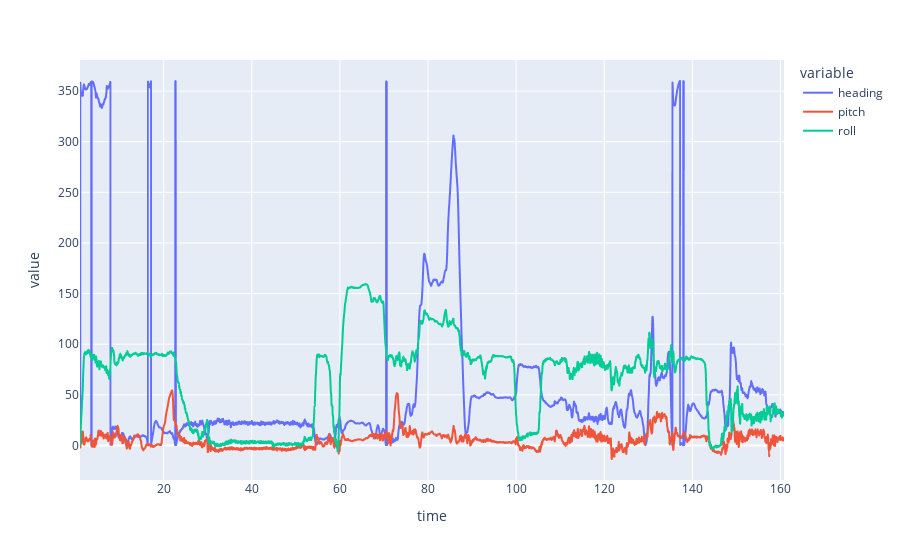

Notebook code cell kept with this figure:
### Markdown cell above
### Design the State Variables

For our robot we will maintain the position and orientation:

$$\mathbf x = \begin{bmatrix}x & \dot x &  \ddot{x} & y & \dot y &  \ddot{y} \end{bmatrix}^\mathsf{T}$$

I could include velocities into this model, but as you will see the math will already be quite challenging.

The control input $\mathbf{u}$ is the commanded velocity and steering angle

$$\mathbf{u} = \begin{bmatrix}v & \alpha\end{bmatrix}^\mathsf{T}$$

### Code cell
mpudf = pd.DataFrame(data=[np.asarray(el.split(), dtype=np.float64) for el in mdf.query("tag == 'mpu9250' and type == 4").text],
                    index = mdf.query("tag == 'mpu9250' and type == 4").time/1000,
                    columns=["heading", "pitch", "roll"])
#mpudf['heading'] += 90 - 360*(mpudf['heading']+90>360)
px.line(mpudf)

### Figure 1 — Plotly figure (JSON) as saved in the notebook; plotly's stock layout.template omitted (floating-point values rounded to 4 significant figures; data arrays with more than 128 entries replaced by an {"elided": "..."} marker saying what was removed)
{"data": [{"hovertemplate": "variable=heading<br>time=%{x}<br>value=%{y}<extra></extra>", "legendgroup": "heading", "line": {"color": "#636efa", "dash": "solid"}, "mode": "lines", "name": "heading", "showlegend": true, "type": "scattergl", "x": {"elided": "3997 float values"}, "xaxis": "x", "y": {"elided": "3997 float values"}, "yaxis": "y"}, {"hovertemplate": "variable=pitch<br>time=%{x}<br>value=%{y}<extra></extra>", "legendgroup": "pitch", "line": {"color": "#EF553B", "dash": "solid"}, "mode": "lines", "name": "pitch", "showlegend": true, "type": "scattergl", "x": {"elided": "3997 float values"}, "xaxis": "x", "y": {"elided": "3997 float values"}, "yaxis": "y"}, {"hovertemplate": "variable=roll<br>time=%{x}<br>value=%{y}<extra></extra>", "legendgroup": "roll", "line": {"color": "#00cc96", "dash": "solid"}, "mode": "lines", "name": "roll", "showlegend": true, "type": "scattergl", "x": {"elided": "3997 float values"}, "xaxis": "x", "y": {"elided": "3997 float values"}, "yaxis": "y"}], "layout": {"legend": {"title": {"text": "variable"}, "tracegroupgap": 0}, "margin": {"t": 60}, "xaxis": {"anchor": "y", "domain": [0, 1], "title": {"text": "time"}}, "yaxis": {"anchor": "x", "domain": [0, 1], "title": {"text": "value"}}}}
